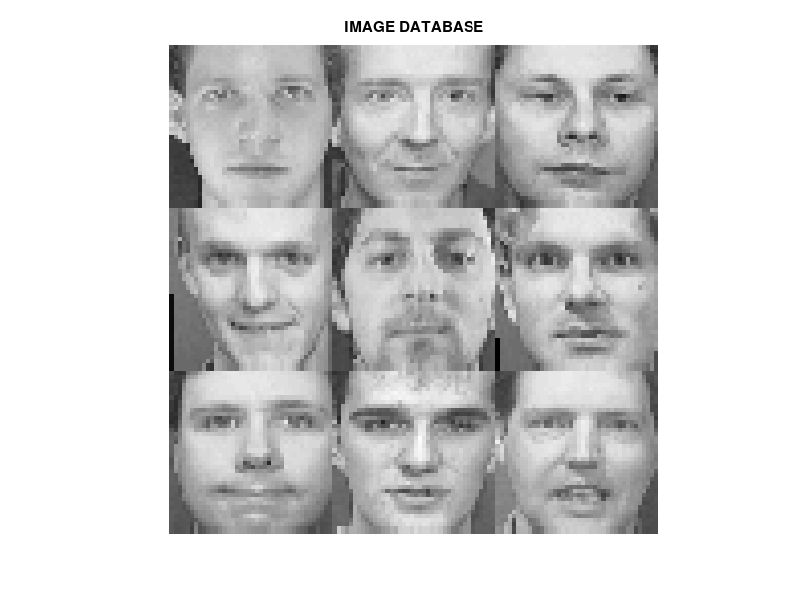
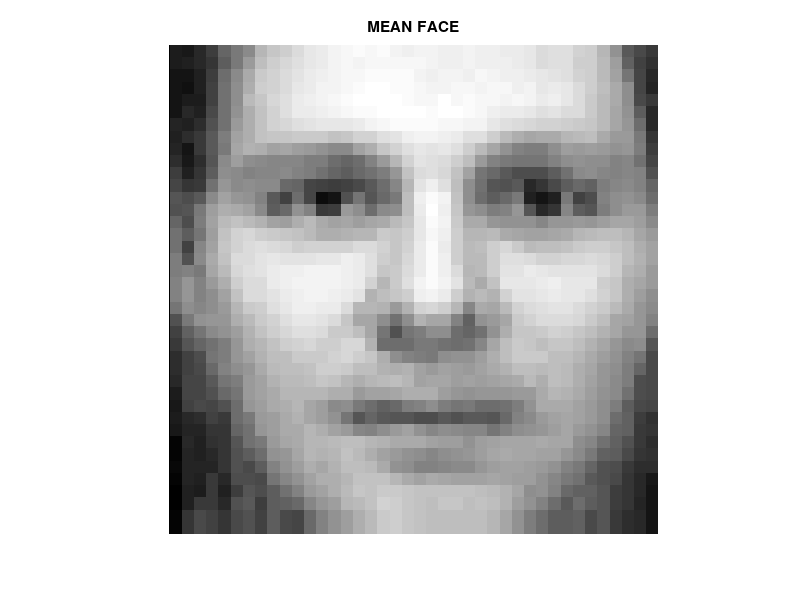
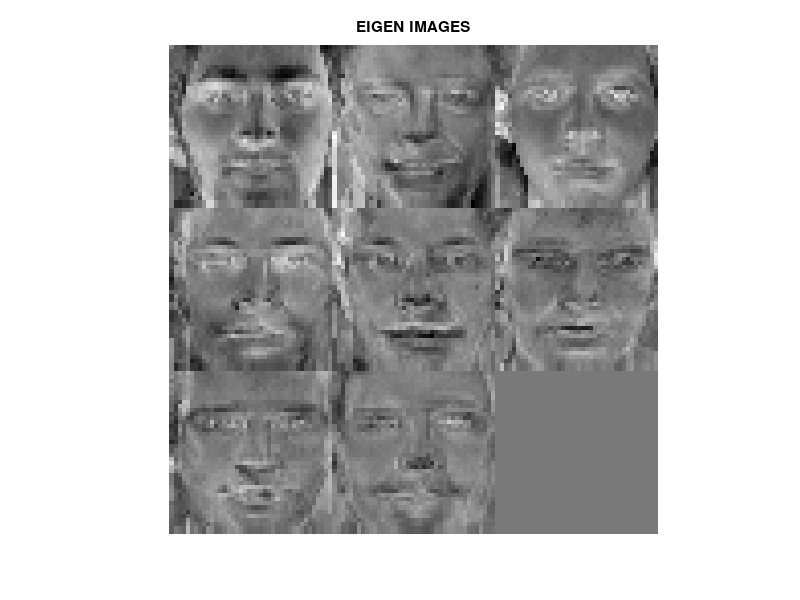
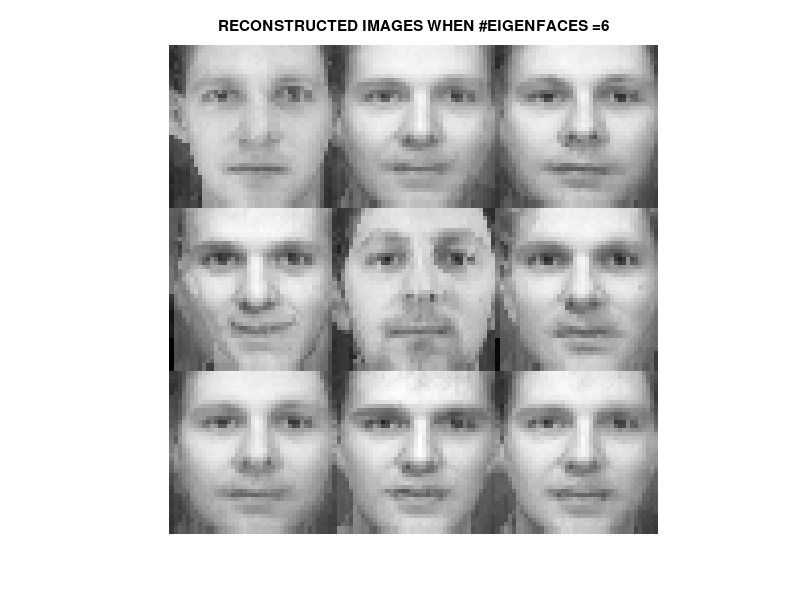

Source code (MATLAB) for these figures, in order:
clc; clear all; close all;
A = load('faces.mat')
[m, n] = size(A.FACES);
i_size = sqrt(m); s = sqrt(n); grid_size = i_size * s;

%%%%%%%%%%% DISPLAYING THE DATABASE %%%%%%%%%%
for i = 1:n
   k = A.FACES(:,i);
   image{i} = reshape(k, [i_size, i_size]);
end
f = struct('faces', []);
p = 1;
for i = 1: i_size: grid_size
   for j = 1: i_size: grid_size
      f.faces(i: i + (i_size-1) , j: j + (i_size-1)) = image{p};
      p = p + 1;
   end
end
images = f.faces;
figure(1); imshow(images, []);title('IMAGE DATABASE')

%%%%%%%%%%%%%% MEAN FACE %%%%%%%%%%%%%%%%%%%%%%
B = A.FACES;
face = mean(B,2);
m_face = reshape(face, [i_size, i_size]);
figure(2); imshow(m_face, []);title('MEAN FACE')

%%%%%%%%%%%%% COVARIANCE MATRIX %%%%%%%%%%%%%%
c_mat = zeros(m, m);
for i = 1:n
    diff(:,i) = A.FACES(:,i) - face;
end
c_mat = diff'*diff;
c_mat = (1/9)*c_mat;

% %%%%%%%%%%%%% EIGEN VALUES & VECTORS %%%%%%%%%%
 [L_vect, D_values] = eig(c_mat);
 [D_values, ind] = sort(diag(D_values), 'descend');
 L_vect = L_vect(:, ind);
 e_vectors = diff*L_vect;
%  e_norml = norm(e_vectors);
%  e_vectors = (1/e_norml)*e_vectors;
 
for i = 1:n
    im_1{i} = e_vectors(:,i);     
    im_faces{i} = reshape(im_1{i}, [i_size, i_size]);
end

e_faces = struct('faces', []);
p = 1;
for i = 1: i_size: grid_size        %converting the image cells into structure
   for j = 1: i_size: grid_size
      e_faces.faces(i: i + (i_size-1) , j: j + (i_size-1)) = im_faces{p};
      p = p + 1;
   end
end
eigen_images = e_faces.faces;
figure(3); imshow(eigen_images, []);title('EIGEN IMAGES')

%%%%%%%%%%%%%%%%%RECONSTRUCTION %%%%%%%%%%%%%%%%%%%%%%%
num_eigenfaces = 6; %change the number here
new_e_vectors = zeros(m, n);
new_e_vectors (:, 1:num_eigenfaces)= e_vectors(:, 1:num_eigenfaces);
z = diff' * new_e_vectors; %projecting to a new feature space
%%%reconstruction
x_rec = z * new_e_vectors';
x_rec = x_rec';

for i = 1:n
    o{i} = x_rec(:,i) + face;
    output{i} = reshape(o{i}, [i_size, i_size]);
end

o_faces = struct('faces', []);
p = 1;
for i = 1: i_size: grid_size        %converting the image cells into structure
   for j = 1: i_size: grid_size
      o_faces.faces(i: i + (i_size-1) , j: j + (i_size-1)) = output{p};
      p = p + 1;
   end
end
output_images = o_faces.faces;
figure(5); imshow(output_images, []);title(['RECONSTRUCTED IMAGES WHEN #EIGENFACES =' num2str(num_eigenfaces)]);
